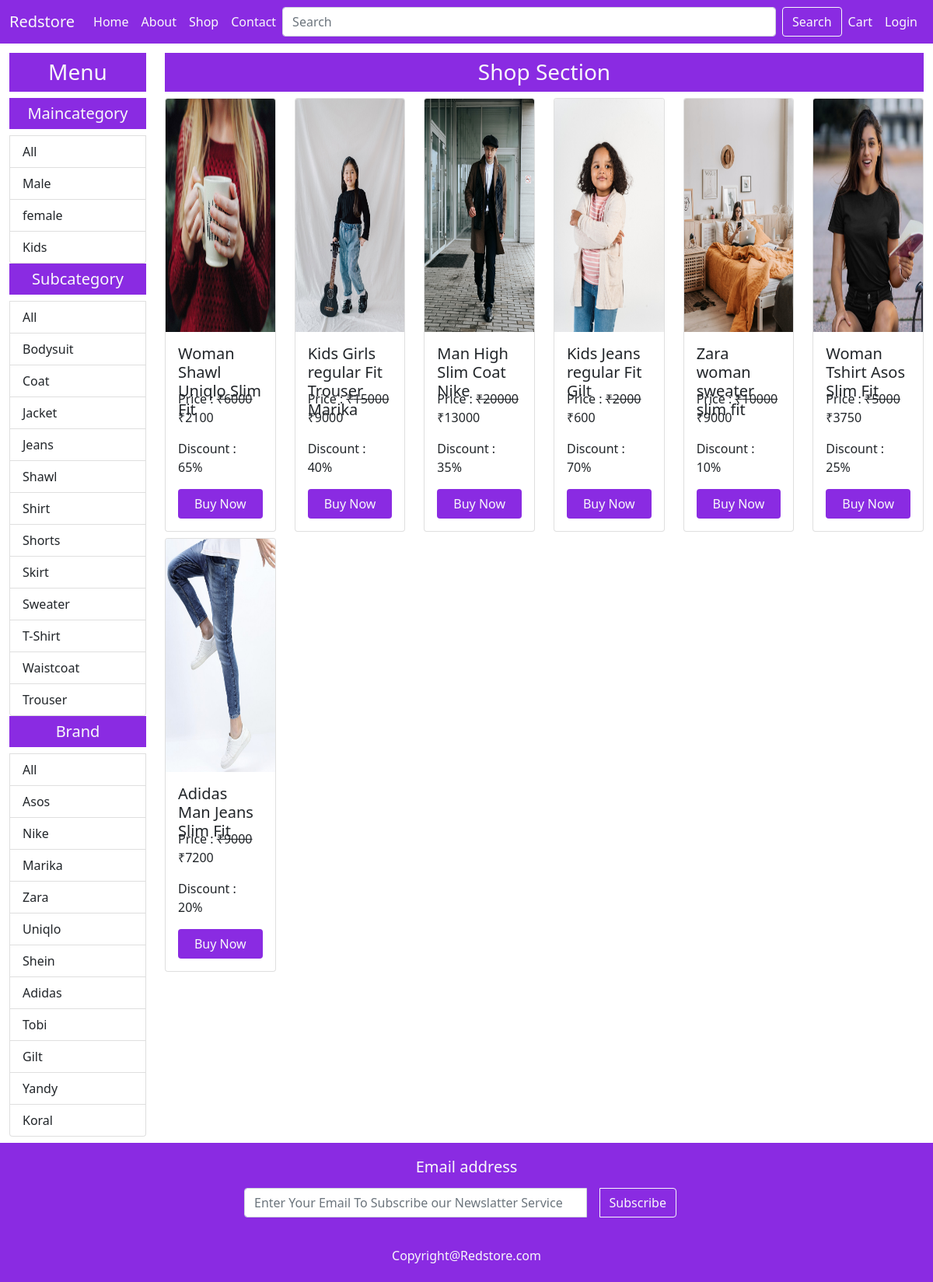
/shop/All/All/All/, run on the app's committed database.
### mainApp/models.py (models this page shows, shortened)
class Maincategory(models.Model):
    id = models.AutoField(primary_key=True)
    name = models.CharField(max_length=20)

class Subcategory(models.Model):
    id = models.AutoField(primary_key=True)
    name = models.CharField(max_length=20)

class Brand(models.Model):
    id = models.AutoField(primary_key=True)
    name = models.CharField(max_length=20)

class Product(models.Model):
    id = models.AutoField(primary_key=True)
    name = models.CharField(max_length=20)
    maincategory = models.ForeignKey(Maincategory,on_delete=models.CASCADE)
    subcategory = models.ForeignKey(Subcategory,on_delete=models.CASCADE)
    brand = models.ForeignKey(Brand,on_delete=models.CASCADE)
    seller = models.ForeignKey(Seller,on_delete=models.CASCADE)
    baseprice = models.IntegerField()
    discount = models.IntegerField()
    finalprice = models.IntegerField()
    size = models.CharField(max_length=150)
    color = models.CharField(max_length=150)
    description = models.TextField()
    stock = models.CharField(max_length=20,default="In Stock")
    pic1 = models.ImageField(upload_to="images",default="noimagep.jpg",null=True,blank=True)
    pic2 = models.ImageField(upload_to="images",default="noimagep.jpg",null=True,blank=True)
    pic3 = models.ImageField(upload_to="images",default="noimagep.jpg",null=True,blank=True)
    pic4 = models.ImageField(upload_to="images",default="noimagep.jpg",null=True,blank=True)

### mainApp/views.py (the view)
# urls.py: path('shop/<str:mc>/<str:sc>/<str:br>/', views.shoppage),
def shoppage(request,mc,sc,br):
    maincategory = Maincategory.objects.all()
    subcategory = Subcategory.objects.all()
    brand = Brand.objects.all()
    if(request.method=='POST'):
        search = request.POST.get('search')
        products = Product.objects.filter(Q(name__icontains=search))
    else:
        if(mc=="All" and sc=="All" and br=="All"):
            products = Product.objects.all()
        elif(mc!="All" and sc=="All" and br=="All"):
            products = Product.objects.filter(maincategory=Maincategory.objects.get(name=mc))
        elif(mc=="All" and sc!="All" and br=="All"):
            products = Product.objects.filter(subcategory=Subcategory.objects.get(name=sc))
        elif(mc=="All" and sc=="All" and br!="All"):
            products = Product.objects.filter(brand=Brand.objects.get(name=br))
        elif(mc!="All" and sc!="All" and br=="All"):
            products = Product.objects.filter(maincategory=Maincategory.objects.get(name=mc),subcategory=Subcategory.objects.get(name=sc))
        elif(mc!="All" and sc=="All" and br!="All"):
            products = Product.objects.filter(maincategory=Maincategory.objects.get(name=mc),brand=Brand.objects.get(name=br))
        elif(mc=="All" and sc!="All" and br!="All"):
            products = Product.objects.filter(subcategory=Subcategory.objects.get(name=sc),brand=Brand.objects.get(name=br))
        else:
            products = Product.objects.filter(maincategory=Maincategory.objects.get(name=mc),subcategory=Subcategory.objects.get(name=sc),brand=Brand.objects.get(name=br))
    products = products[::-1]
    return render(request,"shop.html",{'Product':products,'Maincategory':maincategory,'Subcategory':subcategory,'Brand':brand,'mc':mc,'sc':sc,'br':br})

### mainApp/templates/shop.html (shortened to what this page needs)
{% extends 'index.html' %}
{% load static %}
{% block body %}
<div class="container-fluid mb-2 mt-3">
    <div class="row">
        <div class="col-xxl-2 col-xl-2 col-lg-3 col-md-4 col-sm-6 col-12 mt-1">
            <h3 class="background text-light text-center p-2">Menu</h3>
            <div class="list-group">
                <h5 class="background text-light text-center p-2">Maincategory</h5>
                <a href="/shop/All/{{sc}}/{{br}}/" class="list-group-item list-group-item-action">All</a>
                {% for i in Maincategory %}
                <a href="/shop/{{i.name}}/{{sc}}/{{br}}/" class="list-group-item list-group-item-action">{{i.name}}</a>
                {% endfor %}
            </div>
            <div class="list-group">
                <h5 class="background text-light text-center p-2">Subcategory</h5>
                <a href="/shop/{{mc}}/All/{{br}}/" class="list-group-item list-group-item-action">All</a>
                {% for i in Subcategory %}
                <a href="/shop/{{mc}}/{{i.name}}/{{br}}/" class="list-group-item list-group-item-action">{{i.name}}</a>
                {% endfor %}
            </div>
            <div class="list-group">
                <h5 class="background text-light text-center p-2">Brand</h5>
                <a href="/shop/{{mc}}/{{sc}}/All/" class="list-group-item list-group-item-action">All</a>
                {% for i in Brand %}
                <a href="/shop/{{mc}}/{{sc}}/{{i.name}}/" class="list-group-item list-group-item-action">{{i.name}}</a>
                {% endfor %}
            </div>
        </div>
        <div class="col-xxl-10 col-xl-10 col-lg-9 col-md-8 col-sm-6 col-12">
            <h3 class="background text-light text-center p-2 mt-1"> Shop Section</h3>
            <div class="row">
                {% for i in Product %}
                <div class="col-xxl-3 col-xl-2 col-lg-3 col-md-4 col-sm-6 col-12">
                    <div class="card mb-2">
                        {% if i.pic1 %}
                        <a href="/singleproduct/{{i.id}}"><img src="{{i.pic1.url}}" height="300px" class="card-img-top"
                                alt="..."></a>
                        {% else %}
                        <a href="/singleproduct/{{i.id}}"><img src="{% static 'images/noimagep.png' %}" height="300px"
                                width="300px"></a>
                        {% endif %}
                        <div class="card-body">
                            <h5 class="card-title" style="height: 50px;">{{i.name}}</h5>
                            <p class="card-text">Price : <del>&#8377;{{i.baseprice}}</del> &#8377;{{i.finalprice}}</p>
                            <p class="card-text">Discount : {{i.discount}}%</p>
                            <a href="/singleproduct/{{i.id}}" class="btn background text-light w-100">Buy Now</a>
                        </div>
                    </div>
                </div>
                {% endfor %}
            </div>
        </div>
    </div>
</div>
{% endblock %}

### mainApp/templates/index.html (shortened to what this page needs)
{% load static %}
<!DOCTYPE html>
<html lang="en">
<head>
  <link rel="stylesheet" href="https://cdnjs.cloudflare.com/ajax/libs/font-awesome/4.7.0/css/font-awesome.min.css">
  <link rel="stylesheet" href="https://cdn.jsdelivr.net/npm/bootstrap@5.1.3/dist/css/bootstrap.min.css">
</head>
<body>
  <nav class="navbar navbar-expand-lg navbar-light background fixed-top">
    <div class="container-fluid">
      <a class="navbar-brand text-light" href="#">Redstore</a>
      <div class="collapse navbar-collapse" id="navbarSupportedContent">
        <ul class="navbar-nav me-auto mb-2 mb-lg-0">
          <li class="nav-item">
            <a class="nav-link text-light active" aria-current="page" href="/">Home</a>
          </li>
          <li class="nav-item">
            <a class="nav-link text-light" href="#">About</a>
          </li>
          <li class="nav-item">
            <a class="nav-link text-light" href="/shop/All/All/All/">Shop</a>
          </li>
          <li class="nav-item">
            <a class="nav-link text-light" href="/contact/">Contact</a>
          </li>
        </ul>
        <form class="d-flex w-100" method="post" action="/shop/All/All/All/">
          <input class="form-control me-2" type="search" placeholder="Search" name="search" aria-label="Search">
          <button class="btn btn-outline-light" type="submit">Search</button>
        </form>
        <ul class="navbar-nav me-auto mb-2 mb-lg-0">
          <li class="nav-item ">
            <a class="nav-link text-light" href="/cart/">Cart</a>
          </li>
          {% if request.user.is_authenticated %}
          <li class="nav-item dropdown ">
            <a class="nav-link text-light dropdown-toggle" href="#" id="navbarDropdown" role="button"
              data-bs-toggle="dropdown" aria-expanded="false">
              {{request.user}}
            </a>
            <ul class="dropdown-menu " aria-labelledby="navbarDropdown">
              <li><a class="dropdown-item" href="/profile/">Profile</a></li>
              <li><a class="dropdown-item" href="/logout/">Logout</a></li>
            </ul>
          </li>
          {% else %}
          <li class="nav-item ">
            <a class="nav-link text-light" href="/login/">Login</a>
          </li>
          {% endif %}
        </ul>
      </div>
    </div>
  </nav>
  <br>
  <br>
  {% block body %}{% endblock %}
  <footer class="background p-3 text-light text-center">
    <div class="row">
      <div class="col-md-3 col-sm-12 col-12">
      </div>
      <div class="col-md-6 col-sm-12 col-12">
        <label for="email" class="form-label fs-5">Email address</label>
        <form action="/" method="post">
          <div class="input-group mb-3 mt-1">
            <input type="email" name="email" class="form-control" placeholder="Enter Your Email To Subscribe our Newslatter Service" required>
            <button class="btn mx-3 btn-outline-light" type="submit">Subscribe</button>
          </div>
        </form>
      </div>
      <div class="col-md-3 col-sm-12 col-12">
      </div>
    </div>
    <h6 class="mt-4">Copyright@Redstore.com</h6>
  </footer>
</body>
</html>

### mainApp/templates/index.html (style rules this page uses)
.background { background-color: blueviolet; }

### data on the page
Maincategory: name "Male"
Maincategory: name "female"
Maincategory: name "Kids"
Subcategory: name "Bodysuit"
Subcategory: name "Coat"
Subcategory: name "Jacket"
Subcategory: name "Jeans"
Subcategory: name "Shawl"
Subcategory: name "Shirt"
Subcategory: name "Shorts"
Subcategory: name "Skirt"
Subcategory: name "Sweater"
Subcategory: name "T-Shirt"
Subcategory: name "Waistcoat"
Subcategory: name "Trouser"
Brand: name "Asos"
Brand: name "Nike"
Brand: name "Marika"
Brand: name "Zara"
Brand: name "Uniqlo"
Brand: name "Shein"
Brand: name "Adidas"
Brand: name "Tobi"
Brand: name "Gilt"
Brand: name "Yandy"
Brand: name "Koral"
Product: pic1 (picture), name "Woman Shawl Uniqlo Slim Fit", baseprice "6000", finalprice "2100", discount "65"
Product: pic1 (picture), name "Kids Girls regular Fit Trouser Marika", baseprice "15000", finalprice "9000", discount "40"
Product: pic1 (picture), name "Man High Slim Coat Nike", baseprice "20000", finalprice "13000", discount "35"
Product: pic1 (picture), name "Kids Jeans regular Fit Gilt", baseprice "2000", finalprice "600", discount "70"
Product: pic1 (picture), name "Zara woman sweater slim fit", baseprice "10000", finalprice "9000", discount "10"
Product: pic1 (picture), name "Woman Tshirt Asos Slim Fit", baseprice "5000", finalprice "3750", discount "25"
Product: pic1 (picture), name "Adidas Man Jeans Slim Fit", baseprice "9000", finalprice "7200", discount "20"
